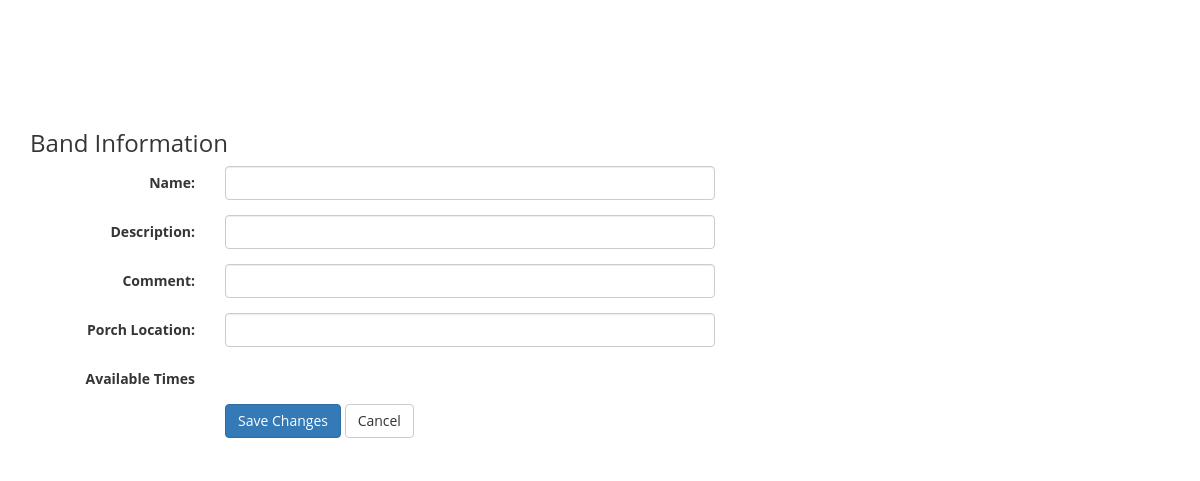
The page /editband.php on the database as committed earlier.
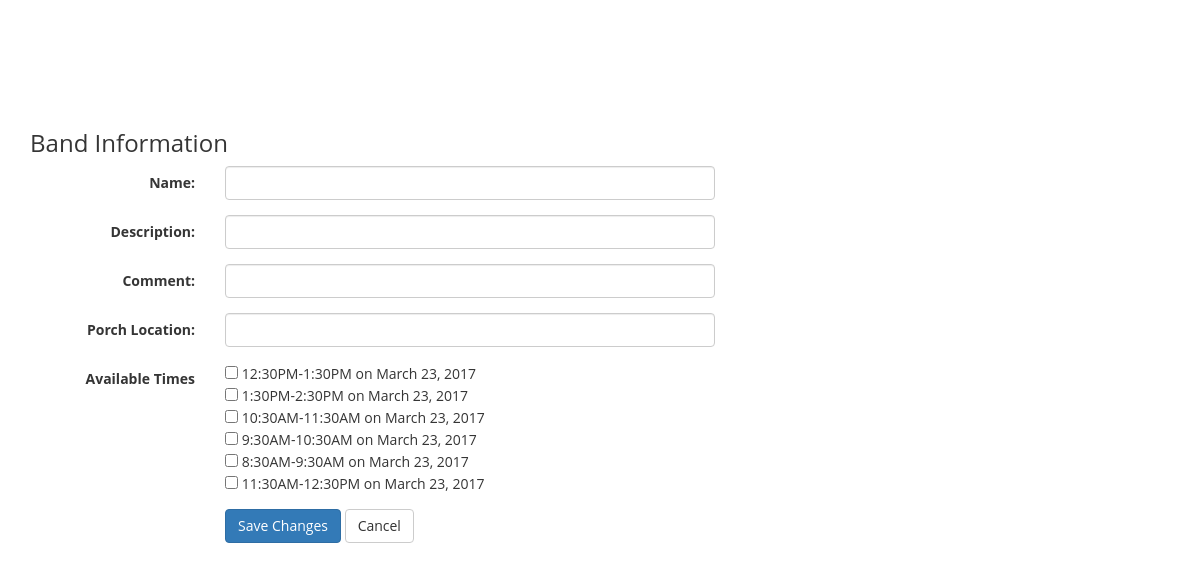
The same page on the database as committed later.
### tables this page shows
CREATE TABLE IF NOT EXISTS `porchfesttimeslots` (
`TimeslotID` int(11) NOT NULL,
  `PorchfestID` int(11) NOT NULL,
  `StartTime` datetime NOT NULL,
  `EndTime` datetime NOT NULL
);

### html/editband.php (the view, shortened to what this page needs)
<!DOCTYPE html>
<html lang="en">
<head>
  <link rel="stylesheet" href="https://code.getmdl.io/1.3.0/material.blue_grey-purple.min.css" />
  <link href="https://maxcdn.bootstrapcdn.com/bootstrap/3.3.7/css/bootstrap.min.css" rel="stylesheet">
  <link href="css/style.css" rel="stylesheet">
</head>
<body>
  <?php
    $conn = $mysqli = new mysqli(DB_HOST, DB_USER, DB_PASSWORD, DB_NAME);
    $sql = "SELECT * FROM bands
            INNER JOIN bandstoporchfests ON bands.BandID = bandstoporchfests.BandID
            INNER JOIN userstobands ON bands.BandID = userstobands.BandID
            WHERE userstobands.UserID = '1' AND bandstoporchfests.PorchfestID = '1' AND bands.BandID = '1'";
    $result = $conn->query($sql);
    $band = $result->fetch_assoc();
  ?>
<div class="container" style="padding-top: 60px;">
  <div class="row">
    <div class="col-md-8 col-sm-6 col-xs-12 personal-info">
      <h3>Band Information</h3>
      <form class="form-horizontal" role="form">
        <div class="form-group">
          <label class="col-lg-3 control-label">Name:</label>
          <div class="col-lg-8">
            <input class="form-control" value=<?php echo '"' . $band['Name'] . '"' ?> type="text">
          </div>
        </div>
        <div class="form-group">
          <label class="col-lg-3 control-label">Description:</label>
          <div class="col-lg-8">
            <input class="form-control" value=<?php echo '"' . $band['Description'] . '"' ?> type="text">
          </div>
        </div>
        <div class="form-group">
          <label class="col-lg-3 control-label">Comment:</label>
          <div class="col-lg-8">
            <input class="form-control" value=<?php echo '"' . $band['Comment'] . '"' ?> type="text">
          </div>
        </div>
        <div class="form-group">
          <label class="col-lg-3 control-label">Porch Location:</label>
          <div class="col-lg-8">
            <input class="form-control" value=<?php echo '"' . $band['PorchLocation'] . '"' ?> type="text">
          </div>
        </div>
        <div class="form-group">
          <label for="name" class="col-lg-3 control-label"> Available Times </label>
          <div class="col-lg-8">
          <?php
            $sql = "SELECT * FROM porchfesttimeslots
                    LEFT JOIN bandavailabletimes ON porchfesttimeslots.TimeslotID = bandavailabletimes.TimeslotID
                    WHERE PorchfestID = '1' AND bandavailabletimes.TimeslotID IS NULL";
            $result = $conn->query($sql);
            while($timeslot = $result->fetch_assoc()) {
              $starttime = date_format(date_create($timeslot['StartTime']), 'g:iA');
              $endtime = date_format(date_create($timeslot['EndTime']), 'g:iA');
              $day = date_format(date_create($timeslot['StartTime']), 'F j, Y');
              echo "<input type='checkbox' value='timeslot'" . $timeslot['TimeslotID'] . "/>" . " " . $starttime .
                    "-" . $endtime . " on " . $day . "<br>";
            }
          ?>
          </div>
      </div>
        <div class="form-group">
          <label class="col-md-3 control-label"></label>
          <div class="col-md-8">
            <input class="btn btn-primary" value="Save Changes" type="submit">
            <input class="btn btn-default" value="Cancel" type="reset">
          </div>
        </div>
      </form>
    </div>
  </div>
</div>
</body>
</html>

Rows that differ between the two databases and show on the page:
added porchfesttimeslots: StartTime "12:30PM", EndTime "1:30PM", StartTime "March 23, 2017"
added porchfesttimeslots: StartTime "1:30PM", EndTime "2:30PM", StartTime "March 23, 2017"
added porchfesttimeslots: StartTime "10:30AM", EndTime "11:30AM", StartTime "March 23, 2017"
added porchfesttimeslots: StartTime "9:30AM", EndTime "10:30AM", StartTime "March 23, 2017"
added porchfesttimeslots: StartTime "8:30AM", EndTime "9:30AM", StartTime "March 23, 2017"
added porchfesttimeslots: StartTime "11:30AM", EndTime "12:30PM", StartTime "March 23, 2017"
